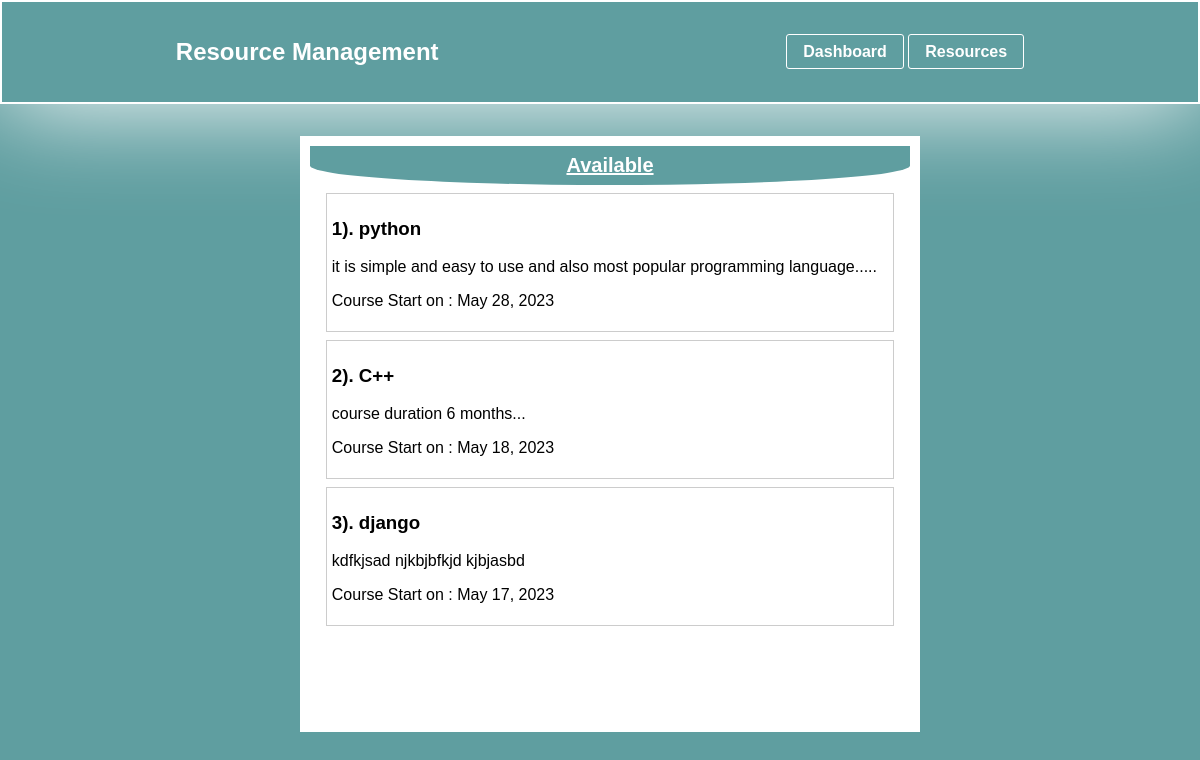
The page / on the database its author committed.
### resource/models.py (models this page shows, shortened)
class Details(models.Model):
    name = models.CharField(max_length=50)
    desc = models.TextField()
    start_date = models.DateField(auto_now=False, auto_now_add=False)
    cost = models.DecimalField( max_digits=10, decimal_places=2, null=True)

### resource/views.py (the view)
# urls.py: path('', availableResource, name="availableResource"),
def availableResource(request):
    Course = Details.objects.all()
    assigned = addAssigned.objects.all()
    billable = addBillable.objects.all()
    data = {
        'data':Course,
        'assigned': assigned,
        'billable': billable
    }
    return render(request, "index.html", data)

### template/index.html (shortened to what this page needs)
{% extends 'base.html' %}
{% block content %}
<div style="display: flex; align-items: center; justify-content: center; width: 100%;">
  <div class="column" style="width: 50%;">
    <h2>Available</h2>
    <ul>
      {% for data in data %}
      <li class="product" id="{{data.id}}">
        <h3>{{forloop.counter}}). {{data.name}}</h3>
        <p>{{data.desc}}</p>
        <p>Course Start on : {{data.start_date}}</p>
      </li>
      {% endfor %}
    </ul>
  </div>
</div>
</body>
</html>
{% endblock content %}

### static/style.css (style rules this page uses)
body { font-family: sans-serif; box-sizing: border-box; margin: 0; padding:0 ; background-color: cadetblue; }
.column { width: 30.5%; height: 72vh; background-color: white; box-shadow: 0 0 10 1px rgba(0, 0, 0, 0.032); padding: 10px; float: left; margin-left: 20px; }
.column h2 { text-align: center; text-decoration: underline; background-color: cadetblue; padding: 0.5rem 1rem; margin: 0; font-size: 20px; border-bottom-right-radius:50% ; border-bottom-left-radius:50% ; color: white; }
ul { list-style: none; margin: 0; padding: 0 1rem; overflow: hidden; overflow-y: scroll; height: 94%; }
ul li { margin: 0.5rem 0; padding:0.3rem; border: 1px solid #ccc; cursor: pointer; }

### rows shown on the page
Details: name "python", desc "it is simple and easy to use and also most popular programming language.....", start_date "May 28, 2023"
Details: name "C++", desc "course duration 6 months...", start_date "May 18, 2023"
Details: name "django", desc "kdfkjsad njkbjbfkjd kjbjasbd", start_date "May 17, 2023"
